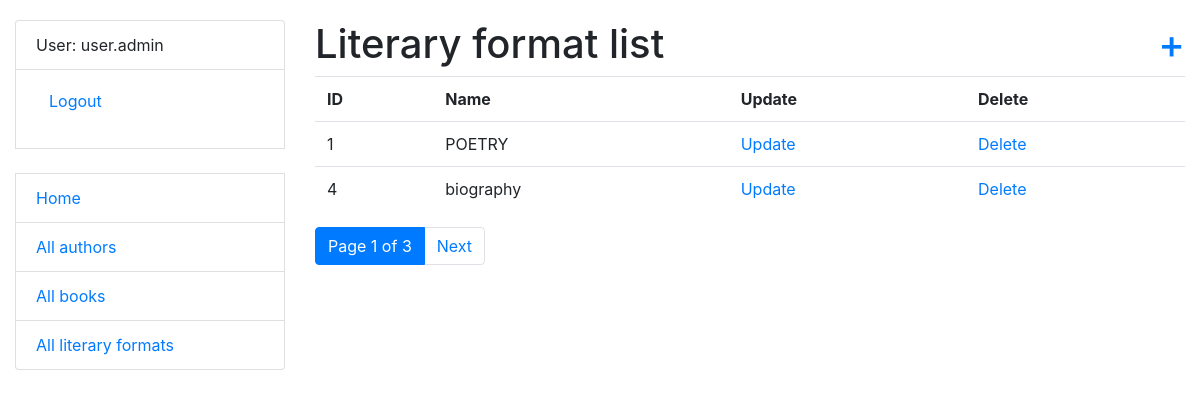
Page /catalog/literary-formats/ (signed in) on the committed database.
### catalog/models.py (models this page shows, shortened)
class Author(AbstractUser):
    pseudonym = models.CharField(max_length=255, null=True, blank=True)
    class Meta:
        ordering = ("username",)

class LiteraryFormat(models.Model):
    name = models.CharField(max_length=255)
    class Meta:
        ordering = ('name',)

### catalog/views.py (the view)
# urls.py: path("literary-formats/", LiteraryFormatView.as_view(), name="literary-format-list"),
class LiteraryFormatView(LoginRequiredMixin, generic.ListView):
    model = LiteraryFormat
    template_name = "catalog/literary_format_list.html"
    context_object_name = "literary_format_list"
    queryset = LiteraryFormat.objects.all()
    paginate_by = 2

### catalog/templatetags/query_transform.py (called while the page is built)
@register.simple_tag
def query_transform(request, **kwargs):
    updated = request.GET.copy()
    for key, value in kwargs.items():
        if value is not None:
            updated[key] = value
        else:
            updated.pop(key, 0)
    return updated.urlencode()

### templates/catalog/literary_format_list.html
{% extends "base.html" %}
{% block content %}
  <h1>Literary format list <a style="float: right" href="{% url "catalog:literary-format-create" %}">+</a></h1>
  {% if literary_format_list %}
    <table class="table">
      <tr>
        <th>ID</th>
        <th>Name</th>
        <th>Update</th>
        <th>Delete</th>
      </tr>
      {% for literary_format in literary_format_list %}
        <tr>
          <td>{{ literary_format.pk }}</td>
          <td>{{ literary_format.name }}</td>
          <td>
            <a href="{% url "catalog:literary-format-update" pk=literary_format.pk %}">Update</a>
          </td>
          <td>
            <a href="{% url "catalog:literary-format-delete" pk=literary_format.pk %}">Delete</a>
          </td>
        </tr>
      {% endfor %}
    </table>
  {% else %}
    <p>There are no Literary formats in Library</p>
  {% endif %}
{% endblock %}

### templates/includes/sidebar.html (shortened to what this page needs)
<ul class="sidebar-nav list-group">
  {% if user.is_authenticated %}
    <li class="list-group-item">
      User: {{ user.username }}
    </li>
    <li class="list-group-item"><form method="post" action="{% url 'logout' %}">
  <button type="submit" class="btn btn-link">
    Logout
  </button>
</form></li>
{% else %}
    <li class="list-group-item"><a href="{% url "login" %}">Login</a></li>
  {% endif %}
    <br>
  <li class="list-group-item">
    <a href="{% url 'catalog:index' %}">Home</a>
  </li>
  <li class="list-group-item">
    <a href="{% url "catalog:author-list" %}">All authors</a>
  </li>
  <li class="list-group-item">
    <a href="{% url "catalog:book-list" %}">All books</a>
  </li>
  <li class="list-group-item">
    <a href="{% url "catalog:literary-format-list" %}">All literary formats</a>
  </li>
</ul>

### static/css/styles.css (style rules this page uses)
body { margin-top: 20px; }
.sidebar-nav { padding: 0; list-style: none; }

### rows in the picture
Author: username "user.admin"
LiteraryFormat: pk "1", name "POETRY"
LiteraryFormat: pk "4", name "biography"

### other values in the picture
{{ page_obj.number }} "1"
{{ page_obj.paginator.num_pages }} "3"
